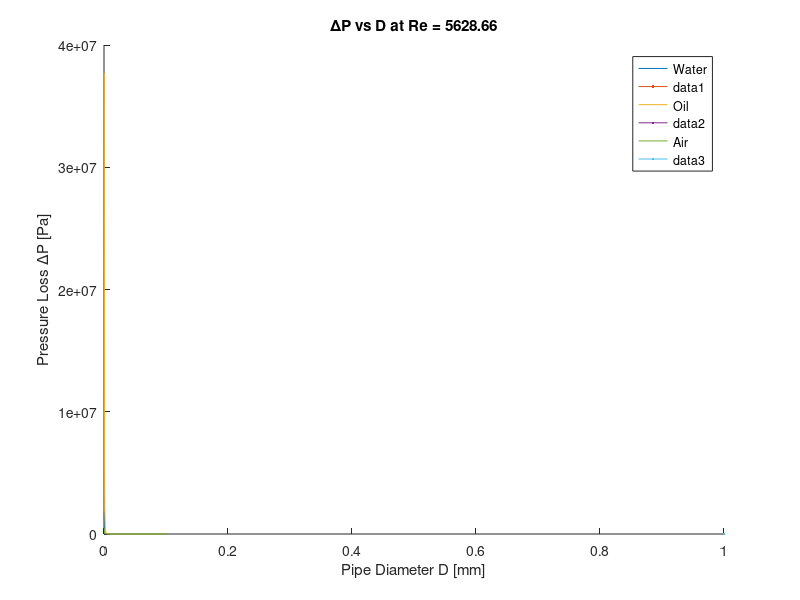

This figure's MATLAB source:
% 固定条件
Re = 5628.66;
f = 0.014;
L = 1; % パイプ長[m]
D_list = 0:0.0005:0.1; % パイプ径[m]


% 流体定義: {名前, ρ, ν}
fluids = {
    'Water', 998, 1e-6;
    'Oil', 850, 5e-6;
    'Air', 1.2, 1.5e-5;
};

% グラフ作成
figure;
hold on;

for i = 1:size(fluids,1)
    name = fluids{i,1};
    rho = fluids{i,2};
    nu = fluids{i,3};
    
    dp_list = zeros(size(D_list));
    
    for j = 1:length(D_list)
        D = D_list(j);
        U = Re * nu / D;  % Re一定より求まる
        dp = f * (L/D) * 0.5 * rho * U^2;
        dp_list(j) = dp;
    end
    
    plot(D_list, dp_list, 'DisplayName', name, LineWidth=5);
end

xlabel('Pipe Diameter D [mm]');
ylabel('Pressure Loss ΔP [Pa]');
title('ΔP vs D at Re = 5628.66');
legend;

